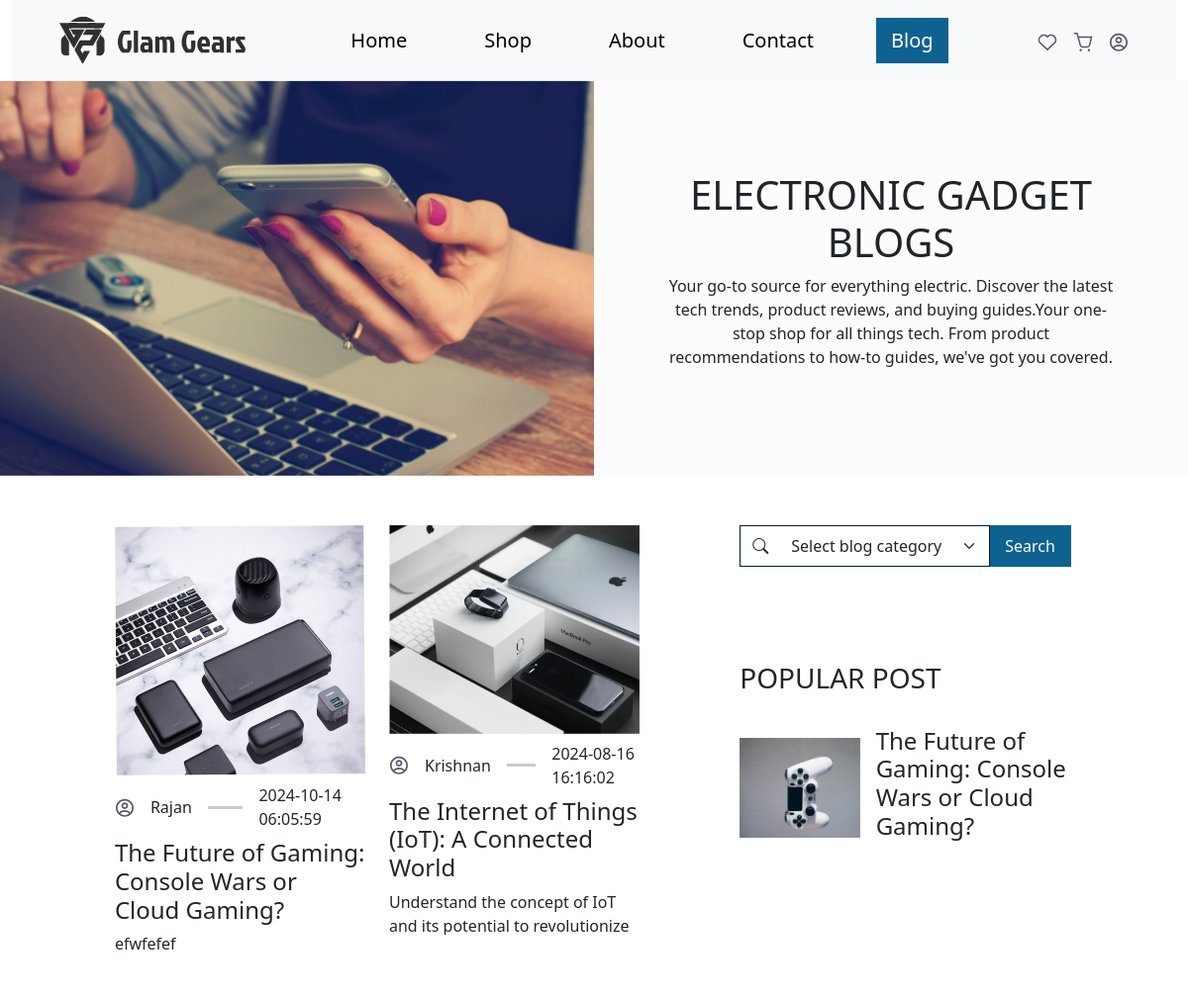
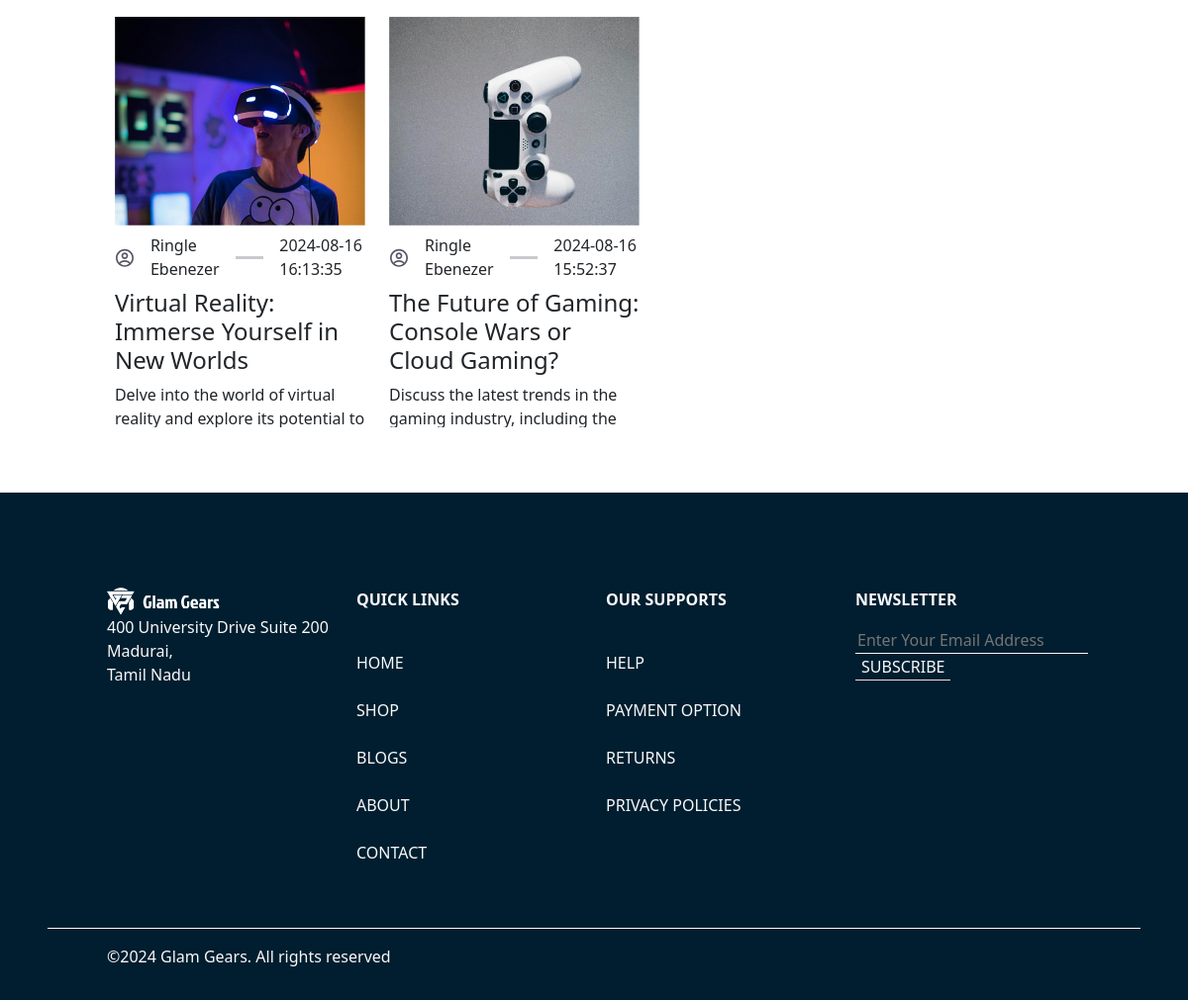
/blogs.php, run on the app's committed database (2 pictures, top to bottom).
### tables this page shows
CREATE TABLE `blogs` (
  `blog_id` int(11) NOT NULL,
  `user_id` int(20) NOT NULL,
  `title` varchar(100) NOT NULL,
  `img_name` varchar(100) NOT NULL,
  `blog_desc` text NOT NULL,
  `blog_text` mediumtext NOT NULL,
  `category` varchar(50) NOT NULL,
  `status` varchar(10) NOT NULL DEFAULT 'active',
  `created_at` timestamp NOT NULL DEFAULT current_timestamp()
);

CREATE TABLE `merchants` (
  `id` int(11) NOT NULL,
  `merchant_id` int(11) NOT NULL,
  `merchant_name` varchar(60) NOT NULL,
  `business_name` varchar(60) NOT NULL,
  `merchant_email` varchar(320) NOT NULL,
  `merchant_phone` bigint(13) NOT NULL,
  `merchant_pass` varchar(30) NOT NULL,
  `user_type` varchar(10) NOT NULL DEFAULT 'merchant',
  `merchant_status` tinyint(1) NOT NULL DEFAULT 0,
  `userid` int(100) NOT NULL,
  `date_created` timestamp NOT NULL DEFAULT current_timestamp(),
  `date_updated` timestamp NOT NULL DEFAULT current_timestamp()
);

### blogs.php (the view, shortened to what this page needs)
<!DOCTYPE html>
<html lang="en">
<?php
include_once('./head.php');
?>
<?php
include_once('./header.php');
?>
<div class="blogbanner row">
  <div style="
            height: 50vh;
            background-position: center;
            background-repeat: no-repeat;
            background-size: cover;
            background-image: url('./assets/img/blogban.png');
          " class="col-12 col-lg-6"></div>
  <div style="background-color: #fcfcfc" class="col-12 col-lg-6 d-flex flex-column align-items-center justify-content-center text-center p-5 p-lg-0">
    <div class="w-75">
      <h2 class="fs-1">ELECTRONIC GADGET BLOGS</h2>
      <p>
        Your go-to source for everything electric. Discover the latest
        tech trends, product reviews, and buying guides.Your one-stop shop
        for all things tech. From product recommendations to how-to
        guides, we've got you covered.
      </p>
    </div>
  </div>
</div>
<div class="blog-container row d-flex justify-content-center">
  <div class="blogs-contents col-11   col-xl-7">
    <div class=" d-flex flex-wrap justify-content-center justify-content-xl-start gap-4 ">
      <?php
      include('./config.php');
      $blogSql = "SELECT b.blog_id, b.title, b.blog_desc, b.blog_text, b.img_name, b.created_at, b.user_id FROM blogs b WHERE status ='active' ORDER BY b.created_at DESC LIMIT 6";
      $blogStmt = $config->prepare($blogSql);
      $blogStmt->execute();
      $productResult = $blogStmt->get_result();
      if ($productResult->num_rows > 0) {
        while ($productRow = $productResult->fetch_assoc()) {
          $userid = $productRow['user_id'];
          require_once "./config.php";
          $sql = "SELECT merchant_name FROM merchants WHERE merchant_id = ?";
          $stmt = $config->prepare($sql);
          $stmt->bind_param("s", $userid);
          $stmt->execute();
          $result = $stmt->get_result();
          if ($result->num_rows > 0) {
            $row = $result->fetch_assoc();
            $name = $row['merchant_name'];
      ?>
            <div class="blog-card col-12 col-md-7 col-lg-7 col-xl-5">
              <img height="290px" class="img-fluid object-fit-contain" src="./uploads/<?php echo $productRow['img_name']; ?>" alt="" />
              <div class="d-flex align-items-center gap-3 py-2">
                <img src="./assets/icon/Avatar.svg" alt="" />
                <p class="mb-0"><?php echo $name; ?></p>
                <div style="width: 50px; background-color: #cac9cf; height: 3px" class="line"></div>
                <p class="mb-0"><?php echo $productRow['created_at']; ?></p>
              </div>
              <h4><?php echo $productRow['title']; ?></h4>
              <p style="height: 45px; overflow: hidden;">
                <?php echo $productRow['blog_desc']; ?>
              </p>
            </div>
      <?php
          }
        }
      } else {
        echo '<div style="border-bottom: 1px solid #0f6290" class="row text-secondary px-3 py-5 fw-medium d-flex gap-4 gap-lg-0 align-items-center ">
                                      <div class="col-12 text-center">No blogs Yet</div>
                                          </div>';
      }
      ?>
    </div>
  </div>
  <div class="blog-search col-10 col-md-6 col-xl-4 d-flex flex-column align-items-center align-items-xl-start mt-5 mt-lg-0 gap-3">
    <div class="row">
      <div class=" mb-3 col-12">
        <form action="" method="post" class="input-group">
          <span class="input-group-text bg-transparent border-end-0 rounded-0" style="border-color: #001e2f" id="basic-addon1">
            <i class="bi bi-search"></i></span>
          <select style="border-color: #001e2f" name="bloginput" class=" py-2 pe-5 text-start border-start-0 rounded-0 form-select input-group-text bg-transparent" placeholder="search blogs category" id="blogSearch" required>
            <option value="" selected disabled>Select blog category</option>
          </select>
          <button style="background-color: #0f6290; border-color: #001e2f" type="submit" class="border-0  text-white py-2 px-3" name="blogsubmit">Search</button>
        </form>
      </div>
    </div>
    <div class="row d-flex flex-column gap-4 mt-5">
      <h2 class="fs-3 fw-medium">POPULAR POST</h2>
      <?php
      include('./config.php');
      $blogSql = "SELECT b.blog_id, b.title, b.blog_desc, b.blog_text, b.img_name, b.created_at, b.user_id FROM blogs b WHERE status ='active' ORDER BY b.created_at ASC LIMIT 1 ";
      $blogStmt = $config->prepare($blogSql);
      $blogStmt->execute();
      $productResult = $blogStmt->get_result();
      if ($productResult->num_rows > 0) {
        while ($productRow = $productResult->fetch_assoc()) {
      ?>
          <div class="d-flex gap-3 align-items-center">
            <img class=" object-fit-contain" height="101" src="./uploads/<?php echo $productRow['img_name']; ?>" alt="" />
            <h3 class="fs-4"><?php echo $productRow['title']; ?></h3>
          </div>
      <?php
        }
      } else {
        echo '<div style="border-bottom: 1px solid #0f6290" class="row text-secondary px-3 py-5 fw-medium d-flex gap-4 gap-lg-0 align-items-center ">
                                      <div class="col-12 text-center">Your cart is empty</div>
                                          </div>';
      }
      ?>
    </div>
  </div>
</div>
<?php
include_once('./footer.php');
?>

### css/style.css (style rules this page uses)
p { margin-bottom: 0%; }
button { cursor: pointer; }
.line { width: 200px; height: 1px; background-color: #3329028b; }
.blog-container { padding: 50px 10%; }
@media only screen and (max-width: 1900px) { .blog-container { padding: 50px 5% !important; } }
@media only screen and (max-width: 1430px) { .blog-container { padding: 50px 5% !important; } }

### data on the page
blogs: img_name (picture), merchants.merchant_name "Rajan", created_at "2024-10-14 06:05:59", title "The Future of Gaming: Console Wars or Cloud Gaming?", blog_desc "efwfefef"
blogs: img_name (picture), merchants.merchant_name "Krishnan", created_at "2024-08-16 16:16:02", title "The Internet of Things (IoT): A Connected World", blog_desc "Understand the concept of IoT and its potential to revolutionize…"
blogs: img_name (picture), merchants.merchant_name "Ringle Ebenezer", created_at "2024-08-16 16:13:35", title "Virtual Reality: Immerse Yourself in New Worlds", blog_desc "Delve into the world of virtual reality and explore its potential to…"
blogs: img_name (picture), merchants.merchant_name "Ringle Ebenezer", created_at "2024-08-16 15:52:37", title "The Future of Gaming: Console Wars or Cloud Gaming?", blog_desc "Discuss the latest trends in the gaming industry, including the…"
